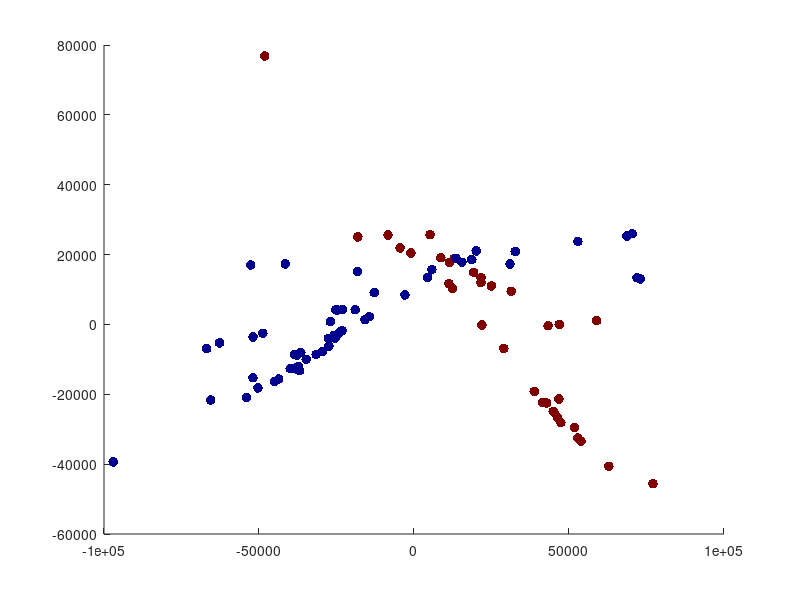

The MATLAB source for this figure: (Note: this script raises an error after producing the figure.)
load('matlab_matrix.mat')
y = labels=='AD';y = y(:,1)&y(:,2); y = y+1;
D = (D+D')/2;
A = -0.5*(D.^2);
n = size(D,1); H = eye(n) - ones(n)/n;
% K = sum(D,1)/n + sum(D,2)/n - sum(D(:))/n^2 - D;
K = H*A*H;
[U, d] = eig(K);
d = diag(d);
[d,idx]=sort(d,1,'descend');
U = U(:,idx(1:2));
d = d(1:2);
x = K*U*diag(sqrt(d))/sqrt(n);
s = 1:86;
% x = mdscale(D(s,s),2);
figure,scatter(x(:,1),x(:,2),50,y(s),'filled')
colormap(gca,'jet')
X = x;
%%
load 'matlab_matrix.mat' D labels
y = labels=='AD';y = y(:,1)&y(:,2); y = y+1;
D = (D+D')/2; D = D.^2;
s = [1:25,35:80];
ns = setdiff(1:86,s);
a = D(s,s);
n = length(s); l = length(ns);
H = eye(n) - ones(n)/n;

A = -0.5*a;
K = H*A*H;
[U, d] = eig(K);
d = diag(d);
[d,idx]=sort(d,1,'descend');
U = U(:,idx(1:2));
d = d(1:2);
x = K*U*diag(sqrt(d))/sqrt(n);
D0 = D(s,ns); D1 = D(s,s);
K0 = (ones(n)*D0/n +  D1*ones(n,l)/n - sum(D1,'all')/n^2 - D0)/2;
K0 = K0 - ones(n,n)*K0/n -K*ones(n,l)/n+sum(K,'all')/n^2;
x0 = K0'*U*diag(sqrt(d))/sqrt(n);
%%
figure
subplot(2,1,1)
scatter(x(:,1),x(:,2),50,y(s)), hold on
scatter(x0(:,1),x0(:,2),60,y(ns),'+')
colormap(gca,'jet')
subplot(2,1,2)
scatter(X(s,1),X(s,2),50,y(s),'filled'), hold on
scatter(X(ns,1),X(ns,2),50,y(ns),'filled','^')
colormap(gca,'jet')

%%
load 'matlab_matrix.mat' D labels
y = labels=='CN';y = y(:,1)&y(:,2); %y = 2-y;
cols = zeros(length(y),3);
D = (D+D')/2;
prop = 0.8; d=4;
tmp = find(y==1); cols(tmp,1) = 1;
msize = numel(tmp);
s = tmp(randperm(msize, floor(msize*prop)));
tmp = find(y==0); cols(tmp,2) = 1;
msize = numel(tmp);
s = [s;tmp(randperm(msize, floor(msize*prop)))];
% s = [1:25,35:80];
ns = setdiff(1:86,s);
a = D(s,s);
n = length(s); l = length(ns);
H = eye(n) - ones(n)/n;
opts = statset('MaxIter',1000);
P = projmdscale(D(s,s),d,'options',opts);
x = a*P;
X = D*projmdscale(D,d,'options',opts);

D0 = D(ns,s);
x0 = D0*P;

% figure
% subplot(2,1,1)
% scatter(x(:,1),x(:,2),50,cols(s,:)), hold on
% scatter(x0(:,1),x0(:,2),60,cols(ns,:),'+')
% subplot(2,1,2)
% scatter(X(s,1),X(s,2),50,cols(s,:),'filled'), hold on
% scatter(X(ns,1),X(ns,2),50,cols(ns,:),'filled','^')
% colormap(gca,'jet')


%
% % Load your data (replace this with your actual data loading code)
% load('your_data.mat');  % Make sure to replace 'your_data.mat' with your actual file
%
% % Split the data into features (X) and labels (y)
X = x;
yy = y(s);

% Set up cross-validation parameters
numFolds = 5;  % Number of folds for cross-validation
numRepeats = 50;  % Number of repeats for cross-validation
disp(['===================================Dimension = ',num2str(d),'==================================='])
fprintf('%d fold CV with %d repeat\n', numFolds, numRepeats);
% Define the hyperparameter search range
C_range = [0.01, 0.1, 1, 10, 100, 200, 400, 500, 800, 1000, 1500, 2000];  % Example values for C (adjust as needed)
gamma_range = [0.01, 0.1, 1, 10, 100, 200, 500];  % Example values for gamma (adjust as needed)

% Initialize variables to store results
bestAccuracy = 0;
bestf1Score = 0;
bestModel = [];
bestConfMat = zeros(2, 2);

% Perform cross-validation for hyperparameter tuning
cvp = [];
for repeat = 1:numRepeats
    cvp{repeat} = cvpartition(yy, 'KFold', numFolds);
end;
precision = zeros(numFolds*numRepeats, 1);
recall = zeros(numFolds*numRepeats, 1);
f1Scores = zeros(numFolds*numRepeats, 1);
precision = zeros(numFolds*numRepeats, 1);
innerAccuracy = zeros(numFolds*numRepeats, 1);
innerConfMat = zeros(2, 2, numFolds*numRepeats);
for C = C_range
    for gamma = gamma_range
        kk = 1;
        for repeat = 1:numRepeats
            for fold = 1:cvp{repeat}.NumTestSets
                trainIdx = training(cvp{repeat}, fold);
                testIdx = test(cvp{repeat}, fold);

                % Train SVM model
                svmModel = fitcsvm(X(trainIdx, :), yy(trainIdx), ...
                    'KernelFunction', 'RBF', 'BoxConstraint', C, 'KernelScale', gamma);

                % Predict on the test set
                yPred = predict(svmModel, X(testIdx, :));

                % Compute accuracy for this fold
                innerAccuracy(kk) = sum(yPred == yy(testIdx)) / numel(yy(testIdx));

                % Compute confusion matrix for this fold
                tmp = confusionmat(yy(testIdx), yPred);
                innerConfMat(:,:,kk) = tmp;
                precision(kk) = tmp(1, 1) / sum(tmp(1,:));
                recall(kk) = tmp(1, 1) / sum(tmp(:,1));
                f1Scores(kk) = 2 * (precision(kk) * recall(kk)) / (precision(kk) + recall(kk) + eps);
                kk = kk+1;
            end
        end
        % Compute mean confusion matrix across folds
        meanConfMat = mean(innerConfMat, 3);

        % Compute precision, recall, and F1-score
        meanprecision = mean(precision);
        meanrecall = mean(recall);
        meanf1Score = mean(f1Scores);
        stdf1Score = std(f1Scores);
        % Compute mean accuracy across folds
        meanAccuracy = mean(innerAccuracy);
        stdAccuracy = std(innerAccuracy);

        % Check if this hyperparameter combination gives a better accuracy
        if meanAccuracy > bestAccuracy
            %         if meanf1Score > bestf1Score
            disp(bestf1Score)
            bestf1Score = meanf1Score; bestf1ScoreSTD = stdf1Score;
            bestAccuracy = meanAccuracy; bestAccuracySTD = stdAccuracy;
            bestModel = fitcsvm(X, yy, 'KernelFunction', 'RBF', 'BoxConstraint', C, 'KernelScale', gamma);
            bestConfMat = mean(innerConfMat, 3);  % Use mean confusion matrix
            bestC = C; bestGamma = gamma;
        end
    end
end

% % Display the best hyperparameters
% bestC = bestModel.BoxConstraints;
% bestGamma = bestModel.KernelParameters.Scale;
fprintf('Best hyperparameters: C = %f, Gamma = %f\n', bestC, bestGamma);

% Display the best confusion matrix
disp('Best Confusion Matrix:');
disp(bestConfMat);

% Compute overall accuracy
% overallAccuracy = sum(diag(bestConfMat)) / sum(bestConfMat(:));
% fprintf('Overall Accuracy on new data: %.2f%%(+/-%.2f%%)\n', overallAccuracy * 100, bestAccuracySTD*100);
% overallAccuracy = sum(diag(bestConfMat)) / sum(bestConfMat(:));
fprintf('Overall F1 on new data: %f(+/-%f)\n', bestf1Score, bestf1ScoreSTD);

% Train the final model on the entire dataset using the best hyperparameters
finalModel = fitcsvm(X, yy, 'KernelFunction', 'RBF', 'BoxConstraint', bestC, 'KernelScale', bestGamma);

% Make predictions on new data
newData = x0;  % Replace this with the new data you want to predict
predictions = predict(finalModel, newData);

% Compute confusion matrix
confMat = confusionmat(y(ns), predictions);
precision = confMat(1, 1) / sum(confMat(1,:));
recall = confMat(1, 1) / sum(confMat(:,1));
f1Score = 2 * (precision * recall) / (precision + recall + eps);
% Display confusion matrix
disp('Confusion Matrix:');
disp(confMat);

% Compute accuracy
accuracy = sum(diag(confMat)) / sum(confMat(:));

fprintf('F1 on new data: %f\n', f1Score);
